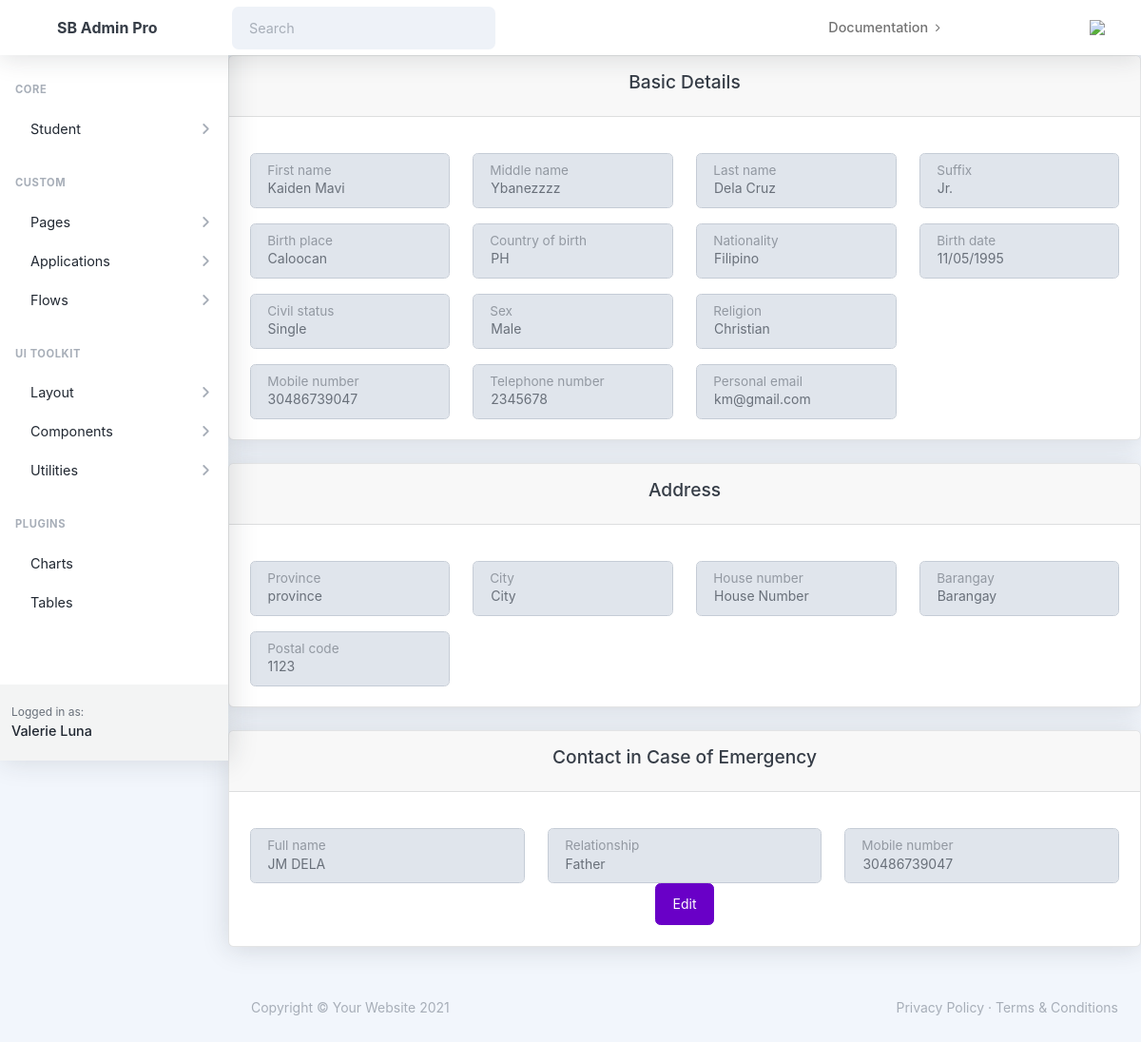
/students/read/1/, run on an earlier commit of the app's database.
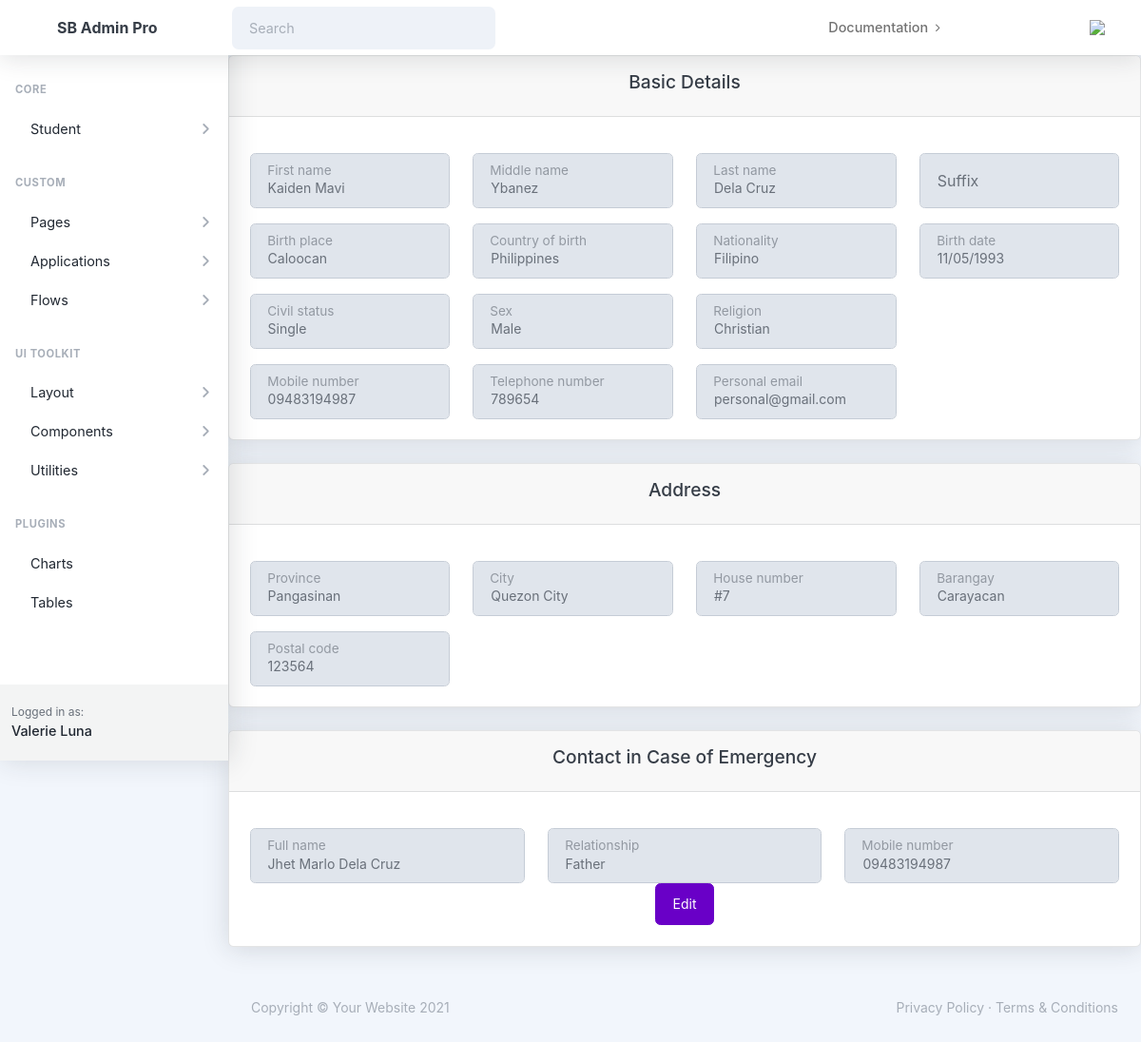
And on a later commit of the database.
### students/models.py (models this page shows, shortened)
class Student(models.Model):
    std_sch_id = models.CharField(max_length=50)
    first_name = models.CharField(max_length=100)
    middle_name = models.CharField(max_length=100)
    last_name = models.CharField(max_length=100)
    suffix = models.CharField(max_length=10, blank=True)
    birth_date = models.DateField()
    country_of_birth = models.CharField(max_length=100)
    birth_place = models.CharField(max_length=100)
    nationality = models.CharField(max_length=100)
    CIVIL_STATUS_CHOICES = [
        ('single', 'Single'),
        ('married', 'Married'),
        ('widowed', 'Widowed'),
        ('divorced', 'Divorced'),
        ('separated', 'Separated'),
    ]
    civil_status = models.CharField(max_length=20, choices=CIVIL_STATUS_CHOICES, blank=True)
    SEX_CHOICES = [
        ('male', 'Male'),
        ('female', 'Female'),
    ]
    sex = models.CharField(max_length=10, choices=SEX_CHOICES, blank=True)
    religion = models.CharField(max_length=100)
    mobile_number = models.CharField(max_length=20)
    telephone_number = models.CharField(max_length=20, blank=True)
    personal_email = models.EmailField()

class Address(models.Model):
    student = models.OneToOneField(Student, on_delete=models.CASCADE)
    province = models.CharField(max_length=100)
    city = models.CharField(max_length=100)
    house_number = models.CharField(max_length=20)
    barangay = models.CharField(max_length=100)
    postal_code = models.CharField(max_length=10)

class Contact(models.Model):
    student = models.ForeignKey(Student, on_delete=models.CASCADE, related_name='contacts')
    full_name = models.CharField(max_length=100)
    relationship = models.CharField(max_length=20)
    mobile_number = models.CharField(max_length=20, blank=True)

### students/views.py (the view)
# urls.py: path('read/<int:student_id>/', read_student, name='read-student'),
def read_student(request, student_id):
    student = get_object_or_404(Student, pk=student_id)
    address = Address.objects.filter(student=student).first()
    address_form = ViewAddressDetail(instance=address)
    contacts = Contact.objects.filter(student=student)
    contact_form = [ViewContactDetail(instance=contact) for contact in contacts]
    context = {
        'student_form': ViewStudentDetail(instance=student),
        'address_form': address_form,
        'contact_form': contact_form,
        'student_id': student_id,
        'page_heading': 'Student Detail'
    }
    return render(request, 'students/read-student.html', context)

### students/forms.py
class ViewAddressDetail(forms.ModelForm):
    class Meta:
        model = Address
        fields = ['province', 'city', 'house_number', 'barangay', 'postal_code']
        widgets = {
            'province': forms.TextInput(attrs={'class': 'form-control', 'disabled': 'disabled', 'id': 'floatingInput', 'placeholder': 'Province', }),
            'city': forms.TextInput(attrs={'class': 'form-control', 'disabled': 'disabled'}),
            'house_number': forms.TextInput(attrs={'class': 'form-control', 'disabled': 'disabled'}),
            'barangay': forms.TextInput(attrs={'class': 'form-control', 'disabled': 'disabled'}),
            'postal_code': forms.TextInput(attrs={'class': 'form-control', 'disabled': 'disabled'}),
        }

### students/templates/students/read-student.html (shortened to what the changed rows need)
{% extends 'students/base.html' %}
{% load crispy_forms_tags %}
{% block content %}
<form method="post">
    <div class="card mb-4">
        <div class="card-body">
            <div class="row">
                                    <div class="col-3 mt-3">
                                            <div class="form-floating">
                                                {{ student_form.first_name }}
                                                <label for="{{ student_form.first_name.id_for_label }}" >{{ student_form.first_name.label }}</label>
                                            </div>
                                    </div>
                                    <div class="col-3 mt-3">
                                            <div class="form-floating">
                                                {{ student_form.middle_name }}
                                                <label for="{{ student_form.middle_name.id_for_label }}">{{ student_form.middle_name.label }}</label>
                                            </div>
                                    </div>
                                    <div class="col-3 mt-3">
                                            <div class="form-floating">
                                                {{ student_form.last_name }}
                                                <label for="{{ student_form.last_name.id_for_label }}">{{ student_form.last_name.label }}</label>
                                            </div>
                                    </div>
                                    <div class="col-3 mt-3">
                                            <div class="form-floating">
                                                {{ student_form.suffix }}
                                                <label for="{{ student_form.suffix.id_for_label }}">{{ student_form.suffix.label }}</label>
                                            </div>
                                    </div>
            </div>
            <div class="row" >
                                    <div class="col-3 mt-3">
                                            <div class="form-floating">
                                                {{ student_form.birth_place }}
                                                <label for="{{ student_form.birth_place.id_for_label }}">{{ student_form.birth_place.label }}</label>
                                            </div>
                                    </div>
                                    <div class="col-3 mt-3">
                                            <div class="form-floating">
                                                {{ student_form.country_of_birth }}
                                                <label for="{{ student_form.country_of_birth.id_for_label }}">{{ student_form.country_of_birth.label }}</label>
                                            </div>
                                    </div>
                                    <div class="col-3 mt-3">
                                            <div class="form-floating">
                                                {{ student_form.nationality }}
                                                <label for="{{ student_form.nationality.id_for_label }}">{{ student_form.nationality.label }}</label>
                                            </div>
                                    </div>
                                    <div class="col-3 mt-3">
                                            <div class="form-floating">
                                                {{ student_form.birth_date }}
                                                <label for="{{ student_form.birth_date.id_for_label }}">{{ student_form.birth_date.label }}</label>
                                            </div>
                                    </div>
            </div>
            <div class="row">
                                    <div class="col-3 mt-3">
                                            <div class="form-floating">
                                                {{ student_form.civil_status }}
                                                <label for="{{ student_form.civil_status.id_for_label }}">{{ student_form.civil_status.label }}</label>
                                            </div>
                                    </div>
                                    <div class="col-3 mt-3">
                                            <div class="form-floating">
                                                {{ student_form.sex }}
                                                <label for="{{ student_form.sex.id_for_label }}">{{ student_form.sex.label }}</label>
                                            </div>
                                    </div>
                                    <div class="col-3 mt-3">
                                            <div class="form-floating">
                                                {{ student_form.religion }}
                                                <label for="{{ student_form.religion.id_for_label }}">{{ student_form.religion.label }}</label>
                                            </div>
                                    </div>
            </div>
            <div class="row">
                                    <div class="col-3 mt-3">
                                            <div class="form-floating">
                                                {{ student_form.mobile_number }}
                                                <label for="{{ student_form.mobile_number.id_for_label }}">{{ student_form.mobile_number.label }}</label>
                                            </div>
                                    </div>
                                    <div class="col-3 mt-3">
                                            <div class="form-floating">
                                                {{ student_form.telephone_number }}
                                                <label for="{{ student_form.telephone_number.id_for_label }}">{{ student_form.telephone_number.label }}</label>
                                            </div>
                                    </div>
                                    <div class="col-3 mt-3">
                                            <div class="form-floating">
                                                {{ student_form.personal_email }}
                                                <label for="{{ student_form.personal_email.id_for_label }}">{{ student_form.personal_email.label }}</label>
                                            </div>
                                    </div>
            </div>
        </div>
    </div>
    <div class="card mb-4">
        <div class="card-body">
                                <div class="row">
                                        <div class="col-3 mt-3">
                                                <div class="form-floating">
                                                    {{ address_form.province }}
                                                    <label for="{{ address_form.province.id_for_label }}" >{{ address_form.province.label }}</label>
                                                </div>
                                        </div>
                                        <div class="col-3 mt-3">
                                                <div class="form-floating">
                                                    {{ address_form.city }}
                                                    <label for="{{ address_form.city.id_for_label }}" >{{ address_form.city.label }}</label>
                                                </div>
                                        </div>
                                        <div class="col-3 mt-3">
                                            <div class="form-floating">
                                                {{ address_form.house_number }}
                                                <label for="{{ address_form.house_number.id_for_label }}" >{{ address_form.house_number.label }}</label>
                                            </div>
                                        </div>
                                        <div class="col-3 mt-3">
                                            <div class="form-floating">
                                                {{ address_form.barangay }}
                                                <label for="{{ address_form.barangay.id_for_label }}" >{{ address_form.barangay.label }}</label>
                                            </div>
                                        </div>
                                </div>
                                <div class="row">
                                    <div class="col-3 mt-3">
                                        <div class="form-floating">
                                            {{ address_form.postal_code }}
                                            <label for="{{ address_form.postal_code.id_for_label }}" >{{ address_form.postal_code.label }}</label>
                                        </div>
                                    </div>
                                </div>
        </div>
    </div>
<div class="card mb-4">
    <div class="card-body">
{% for contact_form in contact_form %}
      <div class="row justify-content-center">
                                    <div class="col-4 mt-3">
                                        <div class="form-floating">
                                            {{ contact_form.full_name }}
                                            <label for="{{ contact_form.full_name.id_for_label }}" >{{ contact_form.full_name.label }}</label>
                                        </div>
                                    </div>
                                    <div class="col-4 mt-3">
                                        <div class="form-floating">
                                            {{ contact_form.relationship }}
                                            <label for="{{ contact_form.relationship.id_for_label }}" >{{ contact_form.relationship.label }}</label>
                                        </div>
                                    </div>
                                    <div class="col-4 mt-3">
                                        <div class="form-floating">
                                            {{ contact_form.mobile_number }}
                                            <label for="{{ contact_form.mobile_number.id_for_label }}" >{{ contact_form.mobile_number.label }}</label>
                                        </div>
                                    </div>
      </div>
{% endfor %}
    </div>
</div>
</form>
{% endblock %}

What changed in the data, as far as the page shows it:
changed Student "Kaiden Mavi": middle_name "Ybanezzzz" → "Ybanez"; suffix "Jr." → (not shown); country_of_birth "PH" → "Philippines"; birth_date "11/05/1995" → "11/05/1993"; mobile_number "30486739047" → "09483194987"; telephone_number "2345678" → "789654"; personal_email "km@gmail.com" → "personal@gmail.com"
changed Address: province "province" → "Pangasinan"; city "City" → "Quezon City"; house_number "House Number" → "#7"; barangay "Barangay" → "Carayacan"; postal_code "1123" → "123564"
changed Contact "Father": full_name "JM DELA" → "Jhet Marlo Dela Cruz"; mobile_number "30486739047" → "09483194987"
